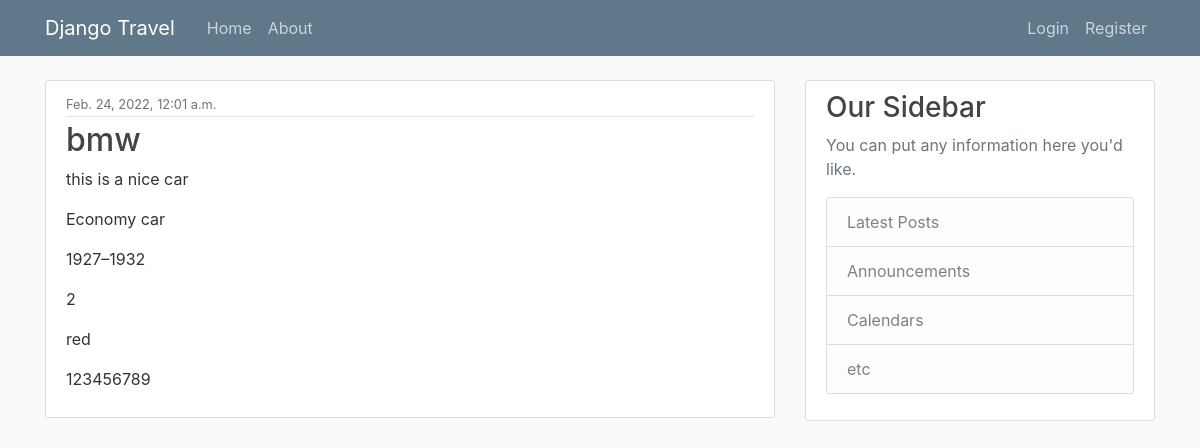
The page / on the database its author committed.
### home/models.py (models this page shows, shortened)
class Vehicle(models.Model):
    vehicle_name = models.CharField(max_length=30)
    model_name = models.CharField(max_length=30)
    production_year = models.CharField(max_length=50)
    available_seat = models.IntegerField()
    desc = models.TextField()
    vehicle_color = models.CharField(max_length=30)
    license_plate = models.IntegerField()
    created_at = models.DateTimeField(default=timezone.now)

### home/views.py (the view)
# urls.py: 2. Add a URL to urlpatterns:  path('', views.home, name='home')
def home(request):
    context = {
        'vehicles': Vehicle.objects.all()
    }
    return render(request, 'home/home.html', context)

### home/templates/home/home.html
{% extends "home/base.html" %}
{% block content %}
    {% for vehicle in vehicles %}
        <article class="media content-section">
          <div class="media-body">
            <div class="article-metadata">
              <small class="text-muted">{{ vehicle.created_at }}</small>
            </div>
            <h2><a class="article-title" href="#">{{ vehicle.vehicle_name }}</a></h2>
            <p class="article-content">{{ vehicle.desc }}</p>
            <p class="article-content">{{ vehicle.model_name }}</p>
            <p class="article-content">{{ vehicle.production_year }}</p>
            <p class="article-content">{{ vehicle.available_seat }}</p>
            <plass="article-content">{{ vehicle.vehicle_color }}</p>
            <plass="article-content">{{ vehicle.license_plate }}</p>
          </div>
        </article>
    {% endfor %}
{% endblock content %}

### home/static/home/main.css (style rules this page uses)
body { background: #fafafa; color: #333333; margin-top: 5rem; }
h1, h2, h3, h4, h5, h6 { color: #444444; }
.content-section { background: #ffffff; padding: 10px 20px; border: 1px solid #dddddd; border-radius: 3px; margin-bottom: 20px; }
.article-title { color: #444444; }
.article-content { white-space: pre-line; }
.article-metadata { padding-bottom: 1px; margin-bottom: 4px; border-bottom: 1px solid #e3e3e3 }

### rows shown on the page
Vehicle: created_at "Feb. 24, 2022, 12:01 a.m.", vehicle_name "bmw", desc "this is a nice car", model_name "Economy car", production_year "1927–1932", available_seat "2", vehicle_color "red", license_plate "123456789"
